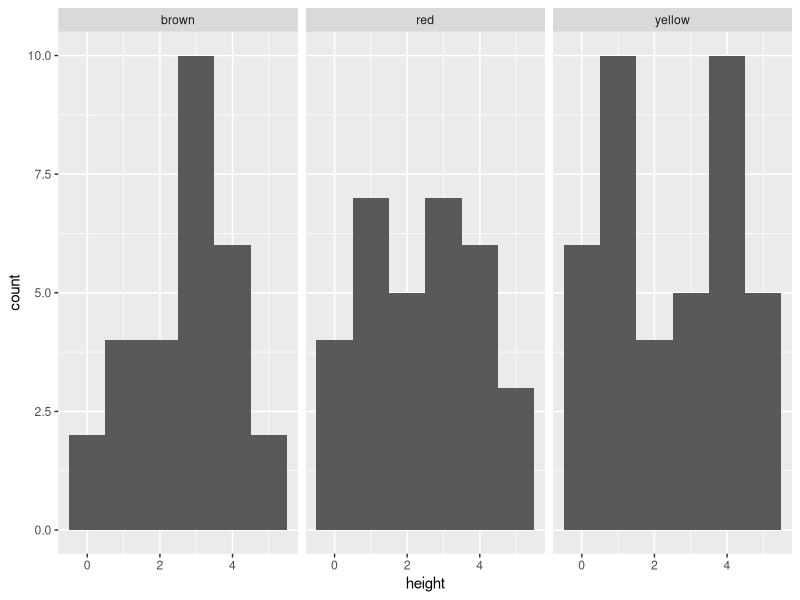

R code for this plot:
## ---- chunk 1
#| echo: true
library(ggplot2)

N <- 100
some_trees <- data.frame(
	height = runif(N, 0, 5),
	leaf_color = sample(c('red', 'brown', 'yellow'), N, replace = TRUE)
)

ggplot(some_trees, aes(height)) + 
	geom_histogram(binwidth = 1) + 
	facet_wrap(~leaf_color)
